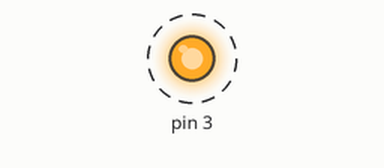
Recording of a sketch running on a simulated Arduino Uno, built with avr-gcc and run on an emulated ATmega328P. Shown: output pins drawn as LEDs (lit = HIGH). Dashed ring = blinking. What the sketch prints to the serial monitor is not drawn.

Above: at 0.65 s.
Timing chart, 0 to 3.5 s (numbered marks = the images above):
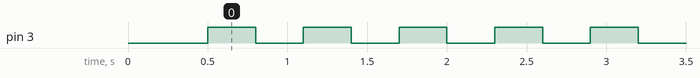

The sketch:

STM32_test.ino
```cpp
void setup() {
  Serial.begin(115200);
  delay(500);             // ← give Serial time to stabilise
  pinMode(PB3, OUTPUT);
  Serial.println("BOOT COMPLETE");
}

void loop() {
  digitalWrite(PB3, HIGH);
  Serial.println("HIGH");
  delay(300);
  digitalWrite(PB3, LOW);
  Serial.println("LOW");
  delay(300);
}
```

Measured:
- by itself, pin 3: alternates HIGH for 0.30 s and LOW for 0.30 s
